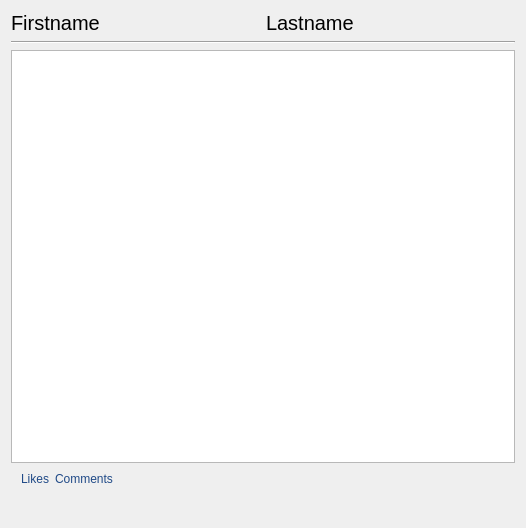
<?xml version="1.0" encoding="UTF-8"?>
<ui version="4.0">
 <class>postWidget</class>
 <widget class="QWidget" name="postWidget">
  <property name="geometry">
   <rect>
    <x>0</x>
    <y>0</y>
    <width>526</width>
    <height>528</height>
   </rect>
  </property>
  <property name="windowTitle">
   <string>Form</string>
  </property>
  <property name="styleSheet">
   <string notr="true">background:rgb(246, 250, 252);
color:rgb(1, 31, 54);\n</string>
  </property>
  <layout class="QVBoxLayout" name="verticalLayout">
   <item>
    <layout class="QHBoxLayout" name="horizontalLayout_3">
     <item>
      <widget class="QLabel" name="firstname_label">
       <property name="styleSheet">
        <string notr="true">font-size:15pt</string>
       </property>
       <property name="text">
        <string>Firstname</string>
       </property>
      </widget>
     </item>
     <item>
      <widget class="QLabel" name="lastname_label">
       <property name="styleSheet">
        <string notr="true">font-size:15pt</string>
       </property>
       <property name="text">
        <string>Lastname</string>
       </property>
      </widget>
     </item>
    </layout>
   </item>
   <item>
    <widget class="Line" name="line">
     <property name="orientation">
      <enum>Qt::Horizontal</enum>
     </property>
    </widget>
   </item>
   <item>
    <widget class="QPlainTextEdit" name="content_plainTextEdit">
     <property name="readOnly">
      <bool>true</bool>
     </property>
    </widget>
   </item>
   <item>
    <layout class="QHBoxLayout" name="horizontalLayout_2">
     <property name="leftMargin">
      <number>10</number>
     </property>
     <property name="rightMargin">
      <number>10</number>
     </property>
     <item>
      <widget class="QLabel" name="likes_label">
       <property name="styleSheet">
        <string notr="true">color:rgb(32, 74, 135)
</string>
       </property>
       <property name="text">
        <string>Likes</string>
       </property>
      </widget>
     </item>
     <item>
      <widget class="QLabel" name="comments_label">
       <property name="styleSheet">
        <string notr="true">color:rgb(32, 74, 135);
</string>
       </property>
       <property name="text">
        <string>Comments</string>
       </property>
      </widget>
     </item>
     <item>
      <spacer name="horizontalSpacer_2">
       <property name="orientation">
        <enum>Qt::Horizontal</enum>
       </property>
       <property name="sizeHint" stdset="0">
        <size>
         <width>40</width>
         <height>20</height>
        </size>
       </property>
      </spacer>
     </item>
    </layout>
   </item>
   <item>
    <layout class="QHBoxLayout" name="horizontalLayout">
     <item>
      <widget class="QPushButton" name="like_pushButton">
       <property name="text">
        <string/>
       </property>
       <property name="icon">
        <iconset resource="../resources/resources.qrc">
         <normaloff>:/images/like-empty.png</normaloff>:/images/like-empty.png</iconset>
       </property>
       <property name="iconSize">
        <size>
         <width>25</width>
         <height>25</height>
        </size>
       </property>
       <property name="flat">
        <bool>true</bool>
       </property>
      </widget>
     </item>
     <item>
      <widget class="QPushButton" name="comment_pushButton">
       <property name="text">
        <string/>
       </property>
       <property name="icon">
        <iconset resource="../resources/resources.qrc">
         <normaloff>:/images/comment.png</normaloff>:/images/comment.png</iconset>
       </property>
       <property name="iconSize">
        <size>
         <width>25</width>
         <height>25</height>
        </size>
       </property>
       <property name="flat">
        <bool>true</bool>
       </property>
      </widget>
     </item>
     <item>
      <widget class="QPushButton" name="showComment_pushButton">
       <property name="styleSheet">
        <string notr="true"/>
       </property>
       <property name="text">
        <string/>
       </property>
       <property name="icon">
        <iconset resource="../resources/resources.qrc">
         <normaloff>:/images/eye.png</normaloff>:/images/eye.png</iconset>
       </property>
       <property name="iconSize">
        <size>
         <width>25</width>
         <height>24</height>
        </size>
       </property>
       <property name="flat">
        <bool>true</bool>
       </property>
      </widget>
     </item>
     <item>
      <spacer name="horizontalSpacer">
       <property name="orientation">
        <enum>Qt::Horizontal</enum>
       </property>
       <property name="sizeHint" stdset="0">
        <size>
         <width>40</width>
         <height>20</height>
        </size>
       </property>
      </spacer>
     </item>
    </layout>
   </item>
  </layout>
 </widget>
 <resources>
  <include location="../resources/resources.qrc"/>
 </resources>
 <connections/>
</ui>
